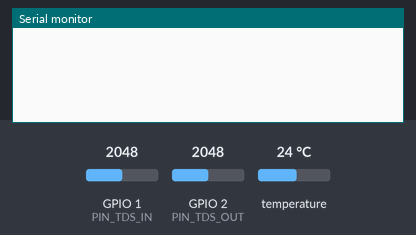
Simulated run of this sketch. Board: ESP32-S3. Shown: the last lines printed to the serial monitor. Inputs (shaded band) come from the test bench; at power-on: temperature 24 °C, GPIO 1 (PIN_TDS_IN) = 2048, GPIO 2 (PIN_TDS_OUT) = 2048 (analog values on the 0–4095 scale).

Above: at 2.2 s.
2.3 s: temperature set to 12 °C
At 3.7 s:
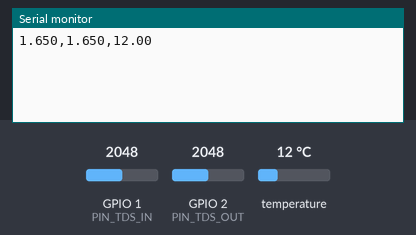
5.4 s: GPIO 1 (PIN_TDS_IN) set to 2866
At 6.7 s:
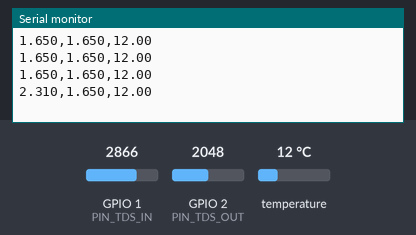
6.9 s: GPIO 2 (PIN_TDS_OUT) set to 2866
At 7.4 s:
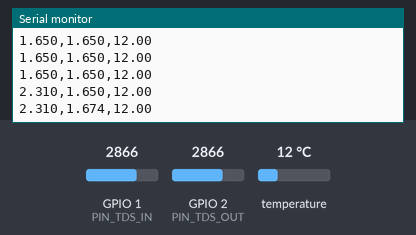
8.4 s: temperature set to 19 °C
At 9.7 s:
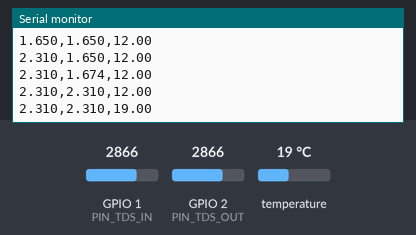
9.9 s: GPIO 1 (PIN_TDS_IN) set to 3603
At 10.7 s:
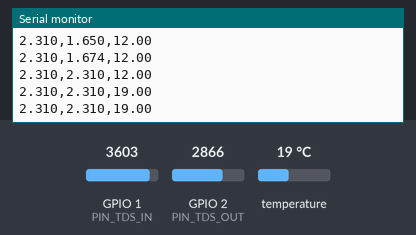
11.4 s: GPIO 2 (PIN_TDS_OUT) set to 3603
At 12.4 s:
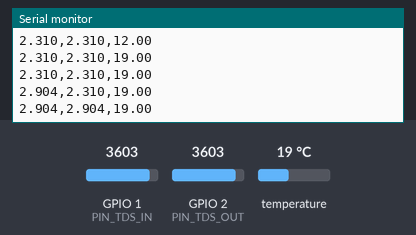
Timing chart, 0 to 13.9 s (numbered marks = the images above; inputs shaded):
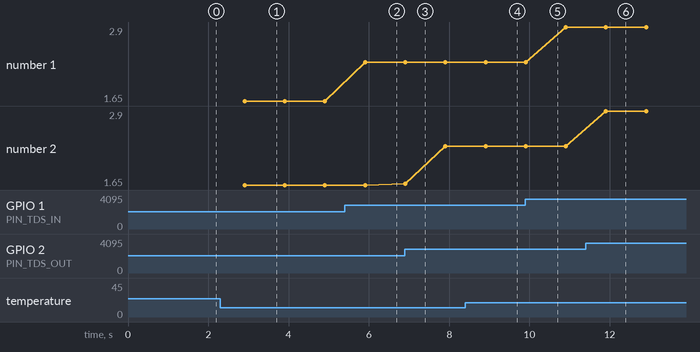

Measured:
- after the input at 2.3 s, the serial monitor: prints a new line after 0.61 s (image 1)
- after the input at 5.4 s, the serial monitor: prints a new line after 0.51 s (image 2)
- after the input at 6.9 s, the serial monitor: prints a new line at once (image 3)
- after the input at 8.4 s, the serial monitor: prints a new line after 0.51 s (image 4)
- after the input at 11.4 s, the serial monitor: prints a new line after 0.51 s (image 6)
- plotted number 1: 1.65 → 2.31 after the input at 5.4 s, 2.31 → 2.9 after the input at 9.9 s

The sketch:

esp32_sensor_node.ino
```cpp
/*
  Aqua-Swachh: ESP32-S3 Sensor Node Firmware
  =========================================
  Target: ESP32-S3 DevKit
  Sensors:
  - TDS Sensor 1 (Feed / Raw Water): Analog ADC (GPIO 1)
  - TDS Sensor 2 (Permeate):         Analog ADC (GPIO 2)
  - Temperature: DS18B20 1-Wire (GPIO 4)
  - Flow Sensor: YF-S201 Hall-Effect (GPIO 5) -- OPTIONAL, see FLOW_SENSOR_FITTED

  The TDS probes are sent as RAW VOLTAGE. Conversion to ppm (temperature
  compensation + K-value calibration) is done on the PC side by
  model/sensor_calibration.py, so the probes can be re-calibrated without
  reflashing this firmware.

  Serial Output Format (115200 baud, one line per second):
    FLOW_SENSOR_FITTED = false : tds1_voltage,tds2_voltage,temperature
                                 e.g. 1.214,0.144,24.81
    FLOW_SENSOR_FITTED = true  : tds1_voltage,tds2_voltage,temperature,flow_rate
                                 e.g. 1.214,0.144,24.81,1.85
*/

#include <DallasTemperature.h>
#include <OneWire.h>

// --- Build options ---
#define FLOW_SENSOR_FITTED false   // set true once the YF-S201 is installed

// --- Pin Definitions ---
const int PIN_TDS_IN = 1;   // ADC1 Channel for TDS Sensor 1 (feed)
const int PIN_TDS_OUT = 2;  // ADC1 Channel for TDS Sensor 2 (permeate)
const int PIN_ONE_WIRE = 4; // 1-Wire bus for DS18B20
const int PIN_FLOW = 5;     // Interrupt pin for YF-S201 flow sensor

// --- ADC averaging ---
const int ADC_SAMPLES = 30;

// --- Sensor Objects ---
OneWire oneWire(PIN_ONE_WIRE);
DallasTemperature tempSensors(&oneWire);

// --- Timing / Flow Sensor Variables ---
volatile unsigned long pulseCount = 0;
unsigned long lastSampleTime = 0;
float flowRateLPM = 0.0;
// YF-S201 calibration factor: ~7.5 pulses per second = 1 L/min
const float FLOW_CALIBRATION_FACTOR = 7.5;

void IRAM_ATTR pulseCounter() { pulseCount++; }

// Read the TDS probe output voltage (V), median-trimmed average of ADC_SAMPLES.
float readProbeVoltage(int pin) {
  long sum = 0;
  int minV = 4095, maxV = 0;
  for (int i = 0; i < ADC_SAMPLES; i++) {
    int v = analogRead(pin);
    sum += v;
    if (v < minV) minV = v;
    if (v > maxV) maxV = v;
    delay(2);
  }
  // Discard the highest and lowest outliers
  float avg = (sum - minV - maxV) / float(ADC_SAMPLES - 2);
  // ESP32 ADC: 12-bit (0-4095) with ~3.3 V full scale at 11 dB attenuation
  return (avg / 4095.0) * 3.3;
}

void setup() {
  Serial.begin(115200);
  delay(1000);

  // Initialize DS18B20
  tempSensors.begin();

#if FLOW_SENSOR_FITTED
  // Initialize Flow Sensor Interrupt
  pinMode(PIN_FLOW, INPUT_PULLUP);
  attachInterrupt(digitalPinToInterrupt(PIN_FLOW), pulseCounter, FALLING);
#endif
  lastSampleTime = millis();

  // Configure ADC
  analogReadResolution(12);
  analogSetAttenuation(ADC_11db); // Full range 0 - 3.3V
}

void loop() {
  unsigned long now = millis();

  // Sample every 1000 ms (1 Hz)
  if (now - lastSampleTime >= 1000) {
    float dt = (now - lastSampleTime) / 1000.0;
    lastSampleTime = now;

#if FLOW_SENSOR_FITTED
    // 1. Flow Rate: Q (L/min) = pulse frequency (Hz) / 7.5
    detachInterrupt(digitalPinToInterrupt(PIN_FLOW));
    flowRateLPM = (pulseCount / dt) / FLOW_CALIBRATION_FACTOR;
    pulseCount = 0;
    attachInterrupt(digitalPinToInterrupt(PIN_FLOW), pulseCounter, FALLING);
#endif

    // 2. Read Water Temperature
    tempSensors.requestTemperatures();
    float waterTemp = tempSensors.getTempCByIndex(0);
    // Fallback if sensor disconnected
    if (waterTemp < -50 || waterTemp > 85) {
      waterTemp = 25.0; // Default reference
    }

    // 3. Read TDS probe voltages
    float tds1V = readProbeVoltage(PIN_TDS_IN);
    float tds2V = readProbeVoltage(PIN_TDS_OUT);

    // 4. Output CSV formatted stream over Serial
    Serial.print(tds1V, 3);
    Serial.print(",");
    Serial.print(tds2V, 3);
    Serial.print(",");
#if FLOW_SENSOR_FITTED
    Serial.print(waterTemp, 2);
    Serial.print(",");
    Serial.println(flowRateLPM, 2);
#else
    Serial.println(waterTemp, 2);
#endif
  }
}
```
